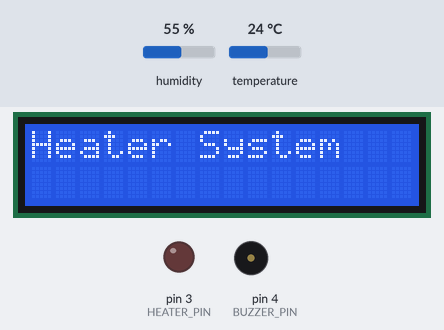
A sketch run on a simulated Arduino Uno, built with avr-gcc and run on an emulated ATmega328P. Parts: 16×2 character LCD, output pins drawn as LEDs (lit = HIGH), buzzer (waves = sounding). The test bench sets the inputs (shaded band); at power-on: temperature 24 °C, humidity 55 %. What the sketch prints to the serial monitor is not drawn.

Above: at 0.1 s.
2.3 s: temperature set to 27.4 °C
At 6.2 s:
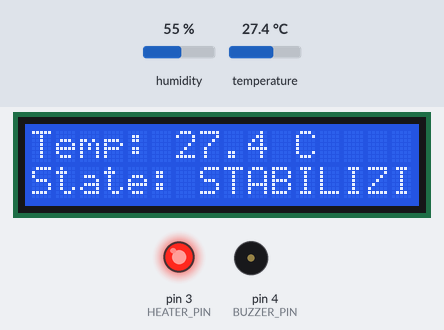
6.6 s: temperature set to 28.8 °C
At 9.5 s:
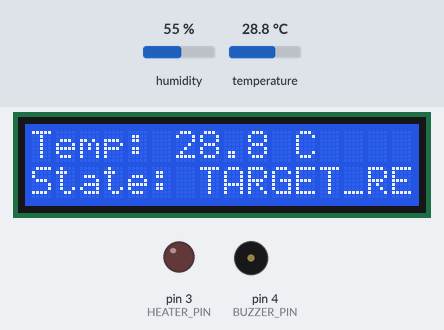
10.6 s: temperature set to 29.6 °C
At 12.6 s:
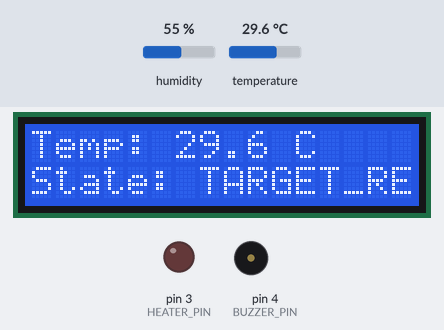
14.6 s: temperature set to 30.4 °C
At 17.8 s:
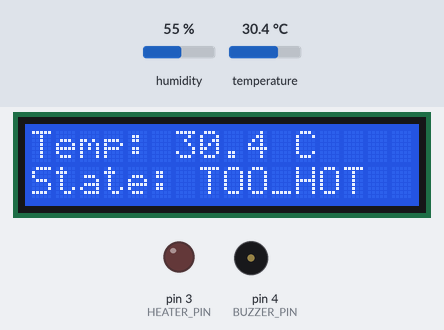
20.2 s: temperature set to 36.6 °C
At 25.27 s:
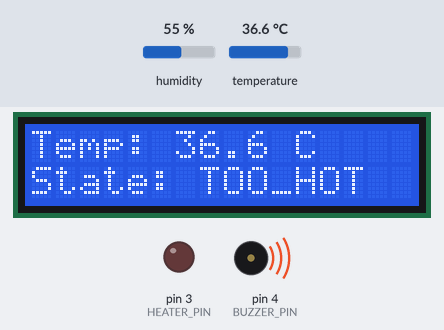
25.6 s: temperature set to 37.4 °C
At 27.4 s:
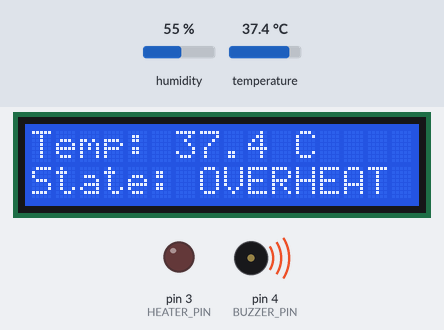
Timing chart, 0 to 28.9 s (numbered marks = the images above; inputs shaded):
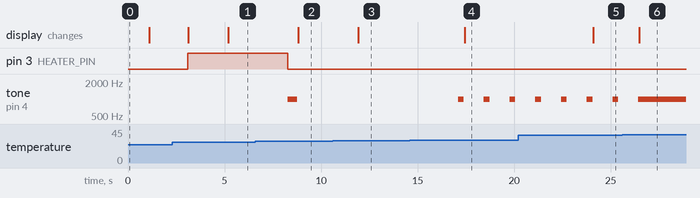

Measured:
- the behaviour switches between 27.9 and 28 °C on temperature (found by bisection; images 1 and 2)
- the behaviour switches between 30 and 30.1 °C on temperature (found by bisection; images 3 and 4)
- the behaviour switches between 36.9 and 37 °C on temperature (found by bisection; images 5 and 6)
- after the input at 2.3 s, the display: first differs from a run without the input after 2.9 s (image 1)
- after the input at 6.6 s, pin 3 (HEATER_PIN): HIGH → LOW after 1.7 s; tone on pin 4 (BUZZER_PIN): silent → 1000 Hz after 1.7 s, → silent 0.50 s later; the display: changes after 2.2 s (image 2)
- after the input at 10.6 s, the display: changes after 1.3 s (image 3)
- after the input at 14.6 s, tone on pin 4 (BUZZER_PIN): alternates 1000 Hz for 0.30 s and silent for 1.0 s, starting after 2.5 s; the display: changes after 2.8 s (image 4)
- after the input at 20.2 s, the display: changes after 3.9 s (image 5)
- after the input at 25.6 s, tone on pin 4 (BUZZER_PIN): goes on until 26.4 s, then stays 1000 Hz; the display: changes after 0.87 s (image 6)

The sketch:

sketch.ino
```cpp
#include <DHT.h>
#include <Wire.h>
#include <LiquidCrystal_I2C.h>
#include <TimerOne.h>

// Pin definitions
#define DHTPIN        2
#define DHTTYPE       DHT22
#define HEATER_PIN    3
#define BUZZER_PIN    4

// Thresholds
#define TARGET_TEMP       28.0
#define OVERHEAT_TEMP     37.0

DHT dht(DHTPIN, DHTTYPE);
LiquidCrystal_I2C lcd(0x27, 16, 2);

volatile float currentTemp = 0;   // temp variable
String lastState = "";           // To avoid repeated beeps

// Timer ISR to read temperature
void readTempISR() {
  float temp = dht.readTemperature();
  if (!isnan(temp)) {
    currentTemp = temp;
  }
}

void setup() {
  Serial.begin(9600);
  dht.begin();
  lcd.init();
  lcd.backlight();

  pinMode(HEATER_PIN, OUTPUT);
  pinMode(BUZZER_PIN, OUTPUT);

  lcd.setCursor(0, 0);
  lcd.print("Heater System");
  delay(1000);
  lcd.clear();

  //   Timer1 to trigger ISR every 1 second
  Timer1.initialize(1000000);         // 1 sec = 1,000,000 µs
  Timer1.attachInterrupt(readTempISR);
}

void loop() {
  float temp = currentTemp;

  if (isnan(temp) || temp == 0.0) {  // Check if temp is invalid
    Serial.println("Sensor error");
    lcd.setCursor(0, 0);
    lcd.print("Sensor Error   ");
    delay(2000);
    return;
  }

  String state = " ";

  // ----- STATE LOGIC -----
  if (temp >= OVERHEAT_TEMP) { //if temp overheat
    digitalWrite(HEATER_PIN, LOW);
    tone(BUZZER_PIN, 1000);  // Continuous warning tone
    state = "OVERHEAT";
  }
    else if (temp > TARGET_TEMP + 2 && temp <= OVERHEAT_TEMP) { //if temp is more then target(too Hot)
    digitalWrite(HEATER_PIN, LOW);
    noTone(BUZZER_PIN);
    tone(BUZZER_PIN, 1000);
      delay(300);
      noTone(BUZZER_PIN);
    state = "TOO_HOT";
  }
  else if (temp >= TARGET_TEMP && temp <= TARGET_TEMP + 2) {/// Target_reached
    digitalWrite(HEATER_PIN, LOW);
    if (lastState != "TARGET_REACHED") {
      tone(BUZZER_PIN, 1000);
      delay(500);
      noTone(BUZZER_PIN);
    }
    state = "TARGET_REACHED";
  }
  else if (temp >= TARGET_TEMP - 1 && temp < TARGET_TEMP) {//target not reached or STABILIZING
    digitalWrite(HEATER_PIN, HIGH);
    noTone(BUZZER_PIN);
    state = "STABILIZING";
  }
  else if (temp < TARGET_TEMP - 1) { //Heating
    digitalWrite(HEATER_PIN, HIGH);
    noTone(BUZZER_PIN);
    state = "HEATING";
  }
  else {                       // IDLE
    digitalWrite(HEATER_PIN, LOW);
    noTone(BUZZER_PIN);
    state = "IDLE";
  }

  // ----- LCD DISPLAY -----
  lcd.setCursor(0, 0);
  lcd.print("Temp: ");
  lcd.print(temp, 1);
  lcd.print(" C   ");

  lcd.setCursor(0, 1);
  lcd.print("State: ");
  lcd.print(state);
  lcd.print("     ");

  // ----- Serial Display -----
  Serial.print("Temp: ");
  Serial.print(temp);
  Serial.print(" C | State: ");
  Serial.println(state);

  lastState = state;
  delay(1000);
}
```
